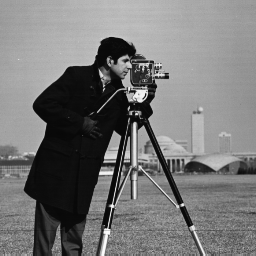
#> input picture camera.png, 256 x 256 px
$ python 21.4idealHighPass.py
#> lines starting #> are read from the running program, lines starting #| are printed output that depends on the picture; after the words box and inside, x2 and y2 are one past the last pixel; in counts of white or black regions, pixels touching at a corner belong together
#21.4 dealhighpass
import cv2
import numpy as np
from matplotlib import pyplot as plt
img = cv2.imread('camera.png',0)
#> img is the input picture: shape (256, 256); min 7, max 253, mean 118.7
min = np.minimum(img.shape[0], img.shape[1])   #takes the minimum in rows and colums
#> min = 256
#print(img.shape[0])   //Rows
#print(img.shape[1])   //columns
img = cv2.resize(img, (min, min))
img[img >= 225] = 0
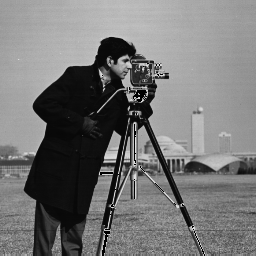
#> img: shape (256, 256); 0.52% of pixels changed, all inside (x1, y1, x2, y2) = (100, 63, 205, 256)
M, N = img.shape
#> M = 256; N = 256
# computing the 2-d fourier transformation of the image
fourier_image = np.fft.fft2(img)

# ideal high pass filter
u = np.array(range(0, M))
#> u = 256 values from 0 to 255
v = np.array(range(0, N))
#> v = 256 values from 0 to 255
idx = np.where(u > (M / 2))     #np.where() - used to check the condition
u[idx] = u[idx] - M
idy = np.where(v > N / 2)
v[idy] = v[idy] - N
[V, U] = np.meshgrid(v, u)      #np.meshgrid -creates a rectangular grid out of two given one-dimensional arrays
D = (U ** 2 + V ** 2) ** (1 / 2)
# cutoff = 40
cutoff = [50, 40, 20, 10]

H = (D > 40)
G = H * fourier_image
imback = np.fft.ifft2(G)
imback = np.uint8(np.real(imback))
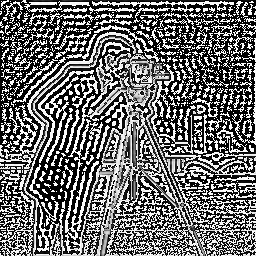
#> imback: shape (256, 256); min 0, max 255, mean 108.7
imback[imback >= 225] = 0
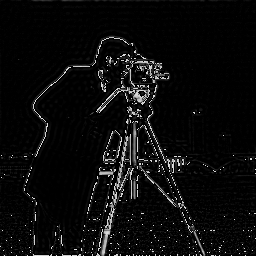
#> imback: shape (256, 256); min 0, max 224, mean 11.4

H1 = (D > 20)
G1 = H1 * fourier_image
imback1 = np.fft.ifft2(G1)
imback1 = np.uint8(np.real(imback1))
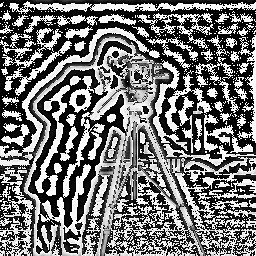
#> imback1: shape (256, 256); min 0, max 255, mean 117
imback1[imback1 >= 225] = 0
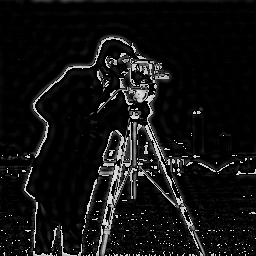
#> imback1: shape (256, 256); min 0, max 224, mean 18.2

fshift = np.fft.fftshift(fourier_image)
magnitude_spectrum = 20 * np.log(np.abs(fshift))
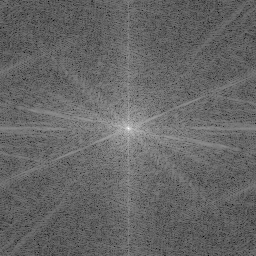
#> magnitude_spectrum: shape (256, 256) float64; min 56.55, max 317.1, mean 161.1; drawn with min black and max white

plt.subplot(131), plt.imshow(img, cmap='gray')
plt.title('Input Image'), plt.xticks([]), plt.yticks([])
plt.subplot(132), plt.imshow(imback, cmap='gray')
plt.title('Cutoff=40'), plt.xticks([]), plt.yticks([])
plt.subplot(133), plt.imshow(imback1, cmap='gray')
plt.title('Cutoff=20'), plt.xticks([]), plt.yticks([])
plt.show()
